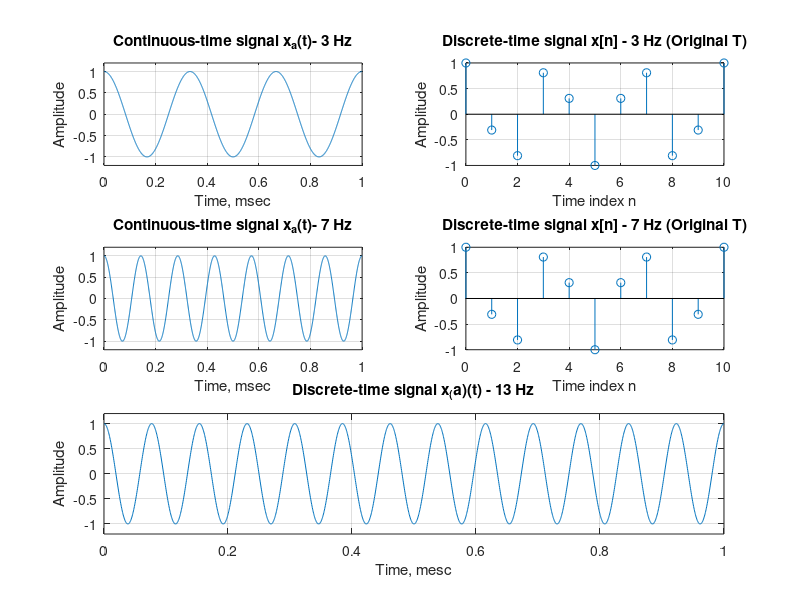

Here is the MATLAB script that generated this plot:
% Program P9_1
% Illustration of the Sampling Process in the Time Domain
clf;
t = 0:0.0005:1;
f_3hz = 3; % frequency
xa_3hz = cos(2*pi*f_3hz*t);
subplot(3,2,1)
plot(t,xa_3hz);grid
xlabel('Time, msec');ylabel('Amplitude');
title('Continuous-time signal x_{a}(t)- 3 Hz');
axis([0 1 -1.2 1.2])

T = 0.1; % original sampling period
n = 0:T:1;
xs = cos(2*pi*f_3hz*n);
k = 0:length(n)-1;
subplot(3,2,2);
stem(k,xs); grid
xlabel('Time index n');ylabel('Amplitude');
title('Discrete-time signal x[n] - 3 Hz (Original T)');

%frequency = 7Hz
t = 0:0.0005:1;
f_7hz = 7; % frequency
xa_7hz = cos(2*pi*f_7hz*t);
subplot(3,2,3)
plot(t,xa_7hz);grid
xlabel('Time, msec');ylabel('Amplitude');
title('Continuous-time signal x_{a}(t)- 7 Hz');
axis([0 1 -1.2 1.2])
xs_7hz = cos(2*pi*f_7hz*n)
subplot(3,2,4);
stem (k, xs_7hz);grid
xlabel('Time index n');ylabel('Amplitude');
title('Discrete-time signal x[n] - 7 Hz (Original T)');

subplot(3,2,5:6);
t = 0:0.0005:1;
f = 13; % frequency
xa = cos(2*pi*f*t);
plot(t, xa);grid
xlabel('Time, mesc');ylabel('Amplitude');
title('Discrete-time signal x_(a)(t) - 13 Hz');
axis([0 1 -1.2 1.2])